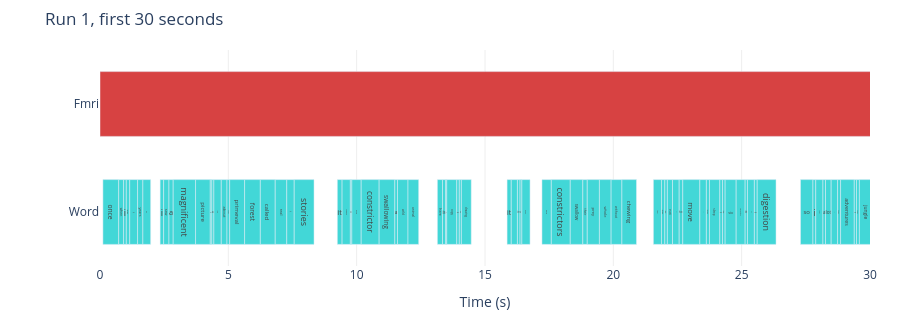

Notebook cell for this chart:
### Markdown cell above
### What is inside one timeline?

`plot_events` draws one recording as horizontal bars, one row per event type.

Two practical notes. It makes **one bar per event**, so handing it all 1,517
words of a run produces a huge, slow figure — we pass a 30-second slice
instead. And the `Fmri` event lasts the whole 564-second run, which would
stretch the x-axis and squash the words into a sliver, so we set the range
explicitly.

### Code cell
run1 = events[events.timeline == timelines[0]]
slice30 = run1[(run1.start < 30) | (run1.type == "Fmri")]

fig = viz.plot_events(slice30)
fig.update_xaxes(range=[0, 30])          # the Fmri bar spans the full run
fig.update_layout(height=320, title_text="Run 1, first 30 seconds")
fig

### Figure 1 — Plotly figure (JSON) as saved in the notebook; plotly's stock layout.template omitted (floating-point values rounded to 4 significant figures)
{"data": [{"base": [0.0], "hoverinfo": "text", "hovertext": "<b>Fmri</b><br>start: 0.00s<br>duration: 564.00s<br>lpp_en_avg49ss_run1_bold.nii.gz", "insidetextanchor": "middle", "marker": {"color": "hsl(0, 65%, 55%)"}, "orientation": "h", "showlegend": false, "text": "lpp_en_avg49ss_run1_bold.nii.gz", "textfont": {"size": 9}, "textposition": "inside", "type": "bar", "width": 0.6, "x": [564.0], "y": ["Fmri"]}, {"base": [0.1132], "hoverinfo": "text", "hovertext": "<b>Word</b><br>start: 0.11s<br>duration: 0.62s<br>once", "insidetextanchor": "middle", "marker": {"color": "hsl(180, 65%, 55%)"}, "orientation": "h", "showlegend": false, "text": "once", "textfont": {"size": 9}, "textposition": "inside", "type": "bar", "width": 0.6, "x": [0.615], "y": ["Word"]}, {"base": [0.7282], "hoverinfo": "text", "hovertext": "<b>Word</b><br>start: 0.73s<br>duration: 0.19s<br>when", "insidetextanchor": "middle", "marker": {"color": "hsl(180, 65%, 55%)"}, "orientation": "h", "showlegend": false, "text": "when", "textfont": {"size": 9}, "textposition": "inside", "type": "bar", "width": 0.6, "x": [0.1912], "y": ["Word"]}, {"base": [0.9194], "hoverinfo": "text", "hovertext": "<b>Word</b><br>start: 0.92s<br>duration: 0.11s<br>i", "insidetextanchor": "middle", "marker": {"color": "hsl(180, 65%, 55%)"}, "orientation": "h", "showlegend": false, "text": "i", "textfont": {"size": 9}, "textposition": "inside", "type": "bar", "width": 0.6, "x": [0.1055], "y": ["Word"]}, {"base": [1.025], "hoverinfo": "text", "hovertext": "<b>Word</b><br>start: 1.02s<br>duration: 0.13s<br>was", "insidetextanchor": "middle", "marker": {"color": "hsl(180, 65%, 55%)"}, "orientation": "h", "showlegend": false, "text": "was", "textfont": {"size": 9}, "textposition": "inside", "type": "bar", "width": 0.6, "x": [0.1333], "y": ["Word"]}, {"base": [1.158], "hoverinfo": "text", "hovertext": "<b>Word</b><br>start: 1.16s<br>duration: 0.31s<br>six", "insidetextanchor": "middle", "marker": {"color": "hsl(180, 65%, 55%)"}, "orientation": "h", "showlegend": false, "text": "six", "textfont": {"size": 9}, "textposition": "inside", "type": "bar", "width": 0.6, "x": [0.3059], "y": ["Word"]}, {"base": [1.464], "hoverinfo": "text", "hovertext": "<b>Word</b><br>start: 1.46s<br>duration: 0.21s<br>years", "insidetextanchor": "middle", "marker": {"color": "hsl(180, 65%, 55%)"}, "orientation": "h", "showlegend": false, "text": "years", "textfont": {"size": 9}, "textposition": "inside", "type": "bar", "width": 0.6, "x": [0.2071], "y": ["Word"]}, {"base": [1.671], "hoverinfo": "text", "hovertext": "<b>Word</b><br>start: 1.67s<br>duration: 0.30s<br>old", "insidetextanchor": "middle", "marker": {"color": "hsl(180, 65%, 55%)"}, "orientation": "h", "showlegend": false, "text": "old", "textfont": {"size": 9}, "textposition": "inside", "type": "bar", "width": 0.6, "x": [0.3017], "y": ["Word"]}, {"base": [2.342], "hoverinfo": "text", "hovertext": "<b>Word</b><br>start: 2.34s<br>duration: 0.14s<br>i", "insidetextanchor": "middle", "marker": {"color": "hsl(180, 65%, 55%)"}, "orientation": "h", "showlegend": false, "text": "i", "textfont": {"size": 9}, "textposition": "inside", "type": "bar", "width": 0.6, "x": [0.1383], "y": ["Word"]}, {"base": [2.48], "hoverinfo": "text", "hovertext": "<b>Word</b><br>start: 2.48s<br>duration: 0.21s<br>saw", "insidetextanchor": "middle", "marker": {"color": "hsl(180, 65%, 55%)"}, "orientation": "h", "showlegend": false, "text": "saw", "textfont": {"size": 9}, "textposition": "inside", "type": "bar", "width": 0.6, "x": [0.2067], "y": ["Word"]}, {"base": [2.687], "hoverinfo": "text", "hovertext": "<b>Word</b><br>start: 2.69s<br>duration: 0.16s<br>a", "insidetextanchor": "middle", "marker": {"color": "hsl(180, 65%, 55%)"}, "orientation": "h", "showlegend": false, "text": "a", "textfont": {"size": 9}, "textposition": "inside", "type": "bar", "width": 0.6, "x": [0.1644], "y": ["Word"]}, {"base": [2.851], "hoverinfo": "text", "hovertext": "<b>Word</b><br>start: 2.85s<br>duration: 0.87s<br>magnificent", "insidetextanchor": "middle", "marker": {"color": "hsl(180, 65%, 55%)"}, "orientation": "h", "showlegend": false, "text": "magnificent", "textfont": {"size": 9}, "textposition": "inside", "type": "bar", "width": 0.6, "x": [0.872], "y": ["Word"]}, {"base": [3.723], "hoverinfo": "text", "hovertext": "<b>Word</b><br>start: 3.72s<br>duration: 0.57s<br>picture", "insidetextanchor": "middle", "marker": {"color": "hsl(180, 65%, 55%)"}, "orientation": "h", "showlegend": false, "text": "picture", "textfont": {"size": 9}, "textposition": "inside", "type": "bar", "width": 0.6, "x": [0.5736], "y": ["Word"]}, {"base": [4.297], "hoverinfo": "text", "hovertext": "<b>Word</b><br>start: 4.30s<br>duration: 0.06s<br>in", "insidetextanchor": "middle", "marker": {"color": "hsl(180, 65%, 55%)"}, "orientation": "h", "showlegend": false, "text": "in", "textfont": {"size": 9}, "textposition": "inside", "type": "bar", "width": 0.6, "x": [0.06], "y": ["Word"]}, {"base": [4.357], "hoverinfo": "text", "hovertext": "<b>Word</b><br>start: 4.36s<br>duration: 0.08s<br>a", "insidetextanchor": "middle", "marker": {"color": "hsl(180, 65%, 55%)"}, "orientation": "h", "showlegend": false, "text": "a", "textfont": {"size": 9}, "textposition": "inside", "type": "bar", "width": 0.6, "x": [0.08], "y": ["Word"]}, {"base": [4.437], "hoverinfo": "text", "hovertext": "<b>Word</b><br>start: 4.44s<br>duration: 0.29s<br>book", "insidetextanchor": "middle", "marker": {"color": "hsl(180, 65%, 55%)"}, "orientation": "h", "showlegend": false, "text": "book", "textfont": {"size": 9}, "textposition": "inside", "type": "bar", "width": 0.6, "x": [0.2882], "y": ["Word"]}, {"base": [4.725], "hoverinfo": "text", "hovertext": "<b>Word</b><br>start: 4.73s<br>duration: 0.22s<br>about", "insidetextanchor": "middle", "marker": {"color": "hsl(180, 65%, 55%)"}, "orientation": "h", "showlegend": false, "text": "about", "textfont": {"size": 9}, "textposition": "inside", "type": "bar", "width": 0.6, "x": [0.2218], "y": ["Word"]}, {"base": [4.947], "hoverinfo": "text", "hovertext": "<b>Word</b><br>start: 4.95s<br>duration: 0.11s<br>the", "insidetextanchor": "middle", "marker": {"color": "hsl(180, 65%, 55%)"}, "orientation": "h", "showlegend": false, "text": "the", "textfont": {"size": 9}, "textposition": "inside", "type": "bar", "width": 0.6, "x": [0.106], "y": ["Word"]}, {"base": [5.053], "hoverinfo": "text", "hovertext": "<b>Word</b><br>start: 5.05s<br>duration: 0.58s<br>primeval", "insidetextanchor": "middle", "marker": {"color": "hsl(180, 65%, 55%)"}, "orientation": "h", "showlegend": false, "text": "primeval", "textfont": {"size": 9}, "textposition": "inside", "type": "bar", "width": 0.6, "x": [0.5813], "y": ["Word"]}, {"base": [5.634], "hoverinfo": "text", "hovertext": "<b>Word</b><br>start: 5.63s<br>duration: 0.61s<br>forest", "insidetextanchor": "middle", "marker": {"color": "hsl(180, 65%, 55%)"}, "orientation": "h", "showlegend": false, "text": "forest", "textfont": {"size": 9}, "textposition": "inside", "type": "bar", "width": 0.6, "x": [0.6127], "y": ["Word"]}, {"base": [6.247], "hoverinfo": "text", "hovertext": "<b>Word</b><br>start: 6.25s<br>duration: 0.58s<br>called", "insidetextanchor": "middle", "marker": {"color": "hsl(180, 65%, 55%)"}, "orientation": "h", "showlegend": false, "text": "called", "textfont": {"size": 9}, "textposition": "inside", "type": "bar", "width": 0.6, "x": [0.58], "y": ["Word"]}, {"base": [6.827], "hoverinfo": "text", "hovertext": "<b>Word</b><br>start: 6.83s<br>duration: 0.45s<br>real", "insidetextanchor": "middle", "marker": {"color": "hsl(180, 65%, 55%)"}, "orientation": "h", "showlegend": false, "text": "real", "textfont": {"size": 9}, "textposition": "inside", "type": "bar", "width": 0.6, "x": [0.45], "y": ["Word"]}, {"base": [7.277], "hoverinfo": "text", "hovertext": "<b>Word</b><br>start: 7.28s<br>duration: 0.29s<br>life", "insidetextanchor": "middle", "marker": {"color": "hsl(180, 65%, 55%)"}, "orientation": "h", "showlegend": false, "text": "life", "textfont": {"size": 9}, "textposition": "inside", "type": "bar", "width": 0.6, "x": [0.29], "y": ["Word"]}, {"base": [7.567], "hoverinfo": "text", "hovertext": "<b>Word</b><br>start: 7.57s<br>duration: 0.77s<br>stories", "insidetextanchor": "middle", "marker": {"color": "hsl(180, 65%, 55%)"}, "orientation": "h", "showlegend": false, "text": "stories", "textfont": {"size": 9}, "textposition": "inside", "type": "bar", "width": 0.6, "x": [0.772], "y": ["Word"]}, {"base": [9.247], "hoverinfo": "text", "hovertext": "<b>Word</b><br>start: 9.25s<br>duration: 0.19s<br>it", "insidetextanchor": "middle", "marker": {"color": "hsl(180, 65%, 55%)"}, "orientation": "h", "showlegend": false, "text": "it", "textfont": {"size": 9}, "textposition": "inside", "type": "bar", "width": 0.6, "x": [0.185], "y": ["Word"]}, {"base": [9.432], "hoverinfo": "text", "hovertext": "<b>Word</b><br>start: 9.43s<br>duration: 0.32s<br>showed", "insidetextanchor": "middle", "marker": {"color": "hsl(180, 65%, 55%)"}, "orientation": "h", "showlegend": false, "text": "showed", "textfont": {"size": 9}, "textposition": "inside", "type": "bar", "width": 0.6, "x": [0.3228], "y": ["Word"]}, {"base": [9.755], "hoverinfo": "text", "hovertext": "<b>Word</b><br>start: 9.75s<br>duration: 0.06s<br>a", "insidetextanchor": "middle", "marker": {"color": "hsl(180, 65%, 55%)"}, "orientation": "h", "showlegend": false, "text": "a", "textfont": {"size": 9}, "textposition": "inside", "type": "bar", "width": 0.6, "x": [0.0572], "y": ["Word"]}, {"base": [9.812], "hoverinfo": "text", "hovertext": "<b>Word</b><br>start: 9.81s<br>duration: 0.36s<br>boa", "insidetextanchor": "middle", "marker": {"color": "hsl(180, 65%, 55%)"}, "orientation": "h", "showlegend": false, "text": "boa", "textfont": {"size": 9}, "textposition": "inside", "type": "bar", "width": 0.6, "x": [0.3644], "y": ["Word"]}, {"base": [10.18], "hoverinfo": "text", "hovertext": "<b>Word</b><br>start: 10.18s<br>duration: 0.70s<br>constrictor", "insidetextanchor": "middle", "marker": {"color": "hsl(180, 65%, 55%)"}, "orientation": "h", "showlegend": false, "text": "constrictor", "textfont": {"size": 9}, "textposition": "inside", "type": "bar", "width": 0.6, "x": [0.6993], "y": ["Word"]}, {"base": [10.88], "hoverinfo": "text", "hovertext": "<b>Word</b><br>start: 10.88s<br>duration: 0.61s<br>swallowing", "insidetextanchor": "middle", "marker": {"color": "hsl(180, 65%, 55%)"}, "orientation": "h", "showlegend": false, "text": "swallowing", "textfont": {"size": 9}, "textposition": "inside", "type": "bar", "width": 0.6, "x": [0.6111], "y": ["Word"]}, {"base": [11.49], "hoverinfo": "text", "hovertext": "<b>Word</b><br>start: 11.49s<br>duration: 0.11s<br>a", "insidetextanchor": "middle", "marker": {"color": "hsl(180, 65%, 55%)"}, "orientation": "h", "showlegend": false, "text": "a", "textfont": {"size": 9}, "textposition": "inside", "type": "bar", "width": 0.6, "x": [0.1052], "y": ["Word"]}, {"base": [11.59], "hoverinfo": "text", "hovertext": "<b>Word</b><br>start: 11.59s<br>duration: 0.41s<br>wild", "insidetextanchor": "middle", "marker": {"color": "hsl(180, 65%, 55%)"}, "orientation": "h", "showlegend": false, "text": "wild", "textfont": {"size": 9}, "textposition": "inside", "type": "bar", "width": 0.6, "x": [0.4079], "y": ["Word"]}, {"base": [12.0], "hoverinfo": "text", "hovertext": "<b>Word</b><br>start: 12.00s<br>duration: 0.42s<br>animal", "insidetextanchor": "middle", "marker": {"color": "hsl(180, 65%, 55%)"}, "orientation": "h", "showlegend": false, "text": "animal", "textfont": {"size": 9}, "textposition": "inside", "type": "bar", "width": 0.6, "x": [0.4162], "y": ["Word"]}, {"base": [13.14], "hoverinfo": "text", "hovertext": "<b>Word</b><br>start: 13.14s<br>duration: 0.20s<br>here", "insidetextanchor": "middle", "marker": {"color": "hsl(180, 65%, 55%)"}, "orientation": "h", "showlegend": false, "text": "here", "textfont": {"size": 9}, "textposition": "inside", "type": "bar", "width": 0.6, "x": [0.1992], "y": ["Word"]}, {"base": [13.34], "hoverinfo": "text", "hovertext": "<b>Word</b><br>start: 13.34s<br>duration: 0.13s<br>is", "insidetextanchor": "middle", "marker": {"color": "hsl(180, 65%, 55%)"}, "orientation": "h", "showlegend": false, "text": "is", "textfont": {"size": 9}, "textposition": "inside", "type": "bar", "width": 0.6, "x": [0.1258], "y": ["Word"]}, {"base": [13.47], "hoverinfo": "text", "hovertext": "<b>Word</b><br>start: 13.47s<br>duration: 0.04s<br>a", "insidetextanchor": "middle", "marker": {"color": "hsl(180, 65%, 55%)"}, "orientation": "h", "showlegend": false, "text": "a", "textfont": {"size": 9}, "textposition": "inside", "type": "bar", "width": 0.6, "x": [0.04], "y": ["Word"]}, {"base": [13.51], "hoverinfo": "text", "hovertext": "<b>Word</b><br>start: 13.51s<br>duration: 0.39s<br>copy", "insidetextanchor": "middle", "marker": {"color": "hsl(180, 65%, 55%)"}, "orientation": "h", "showlegend": false, "text": "copy", "textfont": {"size": 9}, "textposition": "inside", "type": "bar", "width": 0.6, "x": [0.3906], "y": ["Word"]}, {"base": [13.9], "hoverinfo": "text", "hovertext": "<b>Word</b><br>start: 13.90s<br>duration: 0.10s<br>of", "insidetextanchor": "middle", "marker": {"color": "hsl(180, 65%, 55%)"}, "orientation": "h", "showlegend": false, "text": "of", "textfont": {"size": 9}, "textposition": "inside", "type": "bar", "width": 0.6, "x": [0.09941], "y": ["Word"]}, {"base": [14.0], "hoverinfo": "text", "hovertext": "<b>Word</b><br>start: 14.00s<br>duration: 0.08s<br>the", "insidetextanchor": "middle", "marker": {"color": "hsl(180, 65%, 55%)"}, "orientation": "h", "showlegend": false, "text": "the", "textfont": {"size": 9}, "textposition": "inside", "type": "bar", "width": 0.6, "x": [0.08], "y": ["Word"]}, {"base": [14.08], "hoverinfo": "text", "hovertext": "<b>Word</b><br>start: 14.08s<br>duration: 0.38s<br>drawing", "insidetextanchor": "middle", "marker": {"color": "hsl(180, 65%, 55%)"}, "orientation": "h", "showlegend": false, "text": "drawing", "textfont": {"size": 9}, "textposition": "inside", "type": "bar", "width": 0.6, "x": [0.3843], "y": ["Word"]}, {"base": [15.86], "hoverinfo": "text", "hovertext": "<b>Word</b><br>start: 15.86s<br>duration: 0.16s<br>it", "insidetextanchor": "middle", "marker": {"color": "hsl(180, 65%, 55%)"}, "orientation": "h", "showlegend": false, "text": "it", "textfont": {"size": 9}, "textposition": "inside", "type": "bar", "width": 0.6, "x": [0.1628], "y": ["Word"]}, {"base": [16.02], "hoverinfo": "text", "hovertext": "<b>Word</b><br>start: 16.02s<br>duration: 0.24s<br>said", "insidetextanchor": "middle", "marker": {"color": "hsl(180, 65%, 55%)"}, "orientation": "h", "showlegend": false, "text": "said", "textfont": {"size": 9}, "textposition": "inside", "type": "bar", "width": 0.6, "x": [0.2408], "y": ["Word"]}, {"base": [16.26], "hoverinfo": "text", "hovertext": "<b>Word</b><br>start: 16.26s<br>duration: 0.10s<br>in", "insidetextanchor": "middle", "marker": {"color": "hsl(180, 65%, 55%)"}, "orientation": "h", "showlegend": false, "text": "in", "textfont": {"size": 9}, "textposition": "inside", "type": "bar", "width": 0.6, "x": [0.1014], "y": ["Word"]}, {"base": [16.37], "hoverinfo": "text", "hovertext": "<b>Word</b><br>start: 16.37s<br>duration: 0.07s<br>the", "insidetextanchor": "middle", "marker": {"color": "hsl(180, 65%, 55%)"}, "orientation": "h", "showlegend": false, "text": "the", "textfont": {"size": 9}, "textposition": "inside", "type": "bar", "width": 0.6, "x": [0.07113], "y": ["Word"]}, {"base": [16.44], "hoverinfo": "text", "hovertext": "<b>Word</b><br>start: 16.44s<br>duration: 0.32s<br>book", "insidetextanchor": "middle", "marker": {"color": "hsl(180, 65%, 55%)"}, "orientation": "h", "showlegend": false, "text": "book", "textfont": {"size": 9}, "textposition": "inside", "type": "bar", "width": 0.6, "x": [0.3186], "y": ["Word"]}, {"base": [17.22], "hoverinfo": "text", "hovertext": "<b>Word</b><br>start: 17.22s<br>duration: 0.37s<br>boa", "insidetextanchor": "middle", "marker": {"color": "hsl(180, 65%, 55%)"}, "orientation": "h", "showlegend": false, "text": "boa", "textfont": {"size": 9}, "textposition": "inside", "type": "bar", "width": 0.6, "x": [0.365], "y": ["Word"]}, {"base": [17.58], "hoverinfo": "text", "hovertext": "<b>Word</b><br>start: 17.58s<br>duration: 0.74s<br>constrictors", "insidetextanchor": "middle", "marker": {"color": "hsl(180, 65%, 55%)"}, "orientation": "h", "showlegend": false, "text": "constrictors", "textfont": {"size": 9}, "textposition": "inside", "type": "bar", "width": 0.6, "x": [0.7379], "y": ["Word"]}, {"base": [18.32], "hoverinfo": "text", "hovertext": "<b>Word</b><br>start: 18.32s<br>duration: 0.49s<br>swallow", "insidetextanchor": "middle", "marker": {"color": "hsl(180, 65%, 55%)"}, "orientation": "h", "showlegend": false, "text": "swallow", "textfont": {"size": 9}, "textposition": "inside", "type": "bar", "width": 0.6, "x": [0.49], "y": ["Word"]}, {"base": [18.81], "hoverinfo": "text", "hovertext": "<b>Word</b><br>start: 18.81s<br>duration: 0.17s<br>their", "insidetextanchor": "middle", "marker": {"color": "hsl(180, 65%, 55%)"}, "orientation": "h", "showlegend": false, "text": "their", "textfont": {"size": 9}, "textposition": "inside", "type": "bar", "width": 0.6, "x": [0.1721], "y": ["Word"]}, {"base": [18.98], "hoverinfo": "text", "hovertext": "<b>Word</b><br>start: 18.98s<br>duration: 0.47s<br>prey", "insidetextanchor": "middle", "marker": {"color": "hsl(180, 65%, 55%)"}, "orientation": "h", "showlegend": false, "text": "prey", "textfont": {"size": 9}, "textposition": "inside", "type": "bar", "width": 0.6, "x": [0.4735], "y": ["Word"]}, {"base": [19.46], "hoverinfo": "text", "hovertext": "<b>Word</b><br>start: 19.46s<br>duration: 0.46s<br>whole", "insidetextanchor": "middle", "marker": {"color": "hsl(180, 65%, 55%)"}, "orientation": "h", "showlegend": false, "text": "whole", "textfont": {"size": 9}, "textposition": "inside", "type": "bar", "width": 0.6, "x": [0.4558], "y": ["Word"]}, {"base": [19.91], "hoverinfo": "text", "hovertext": "<b>Word</b><br>start: 19.91s<br>duration: 0.42s<br>without", "insidetextanchor": "middle", "marker": {"color": "hsl(180, 65%, 55%)"}, "orientation": "h", "showlegend": false, "text": "without", "textfont": {"size": 9}, "textposition": "inside", "type": "bar", "width": 0.6, "x": [0.4207], "y": ["Word"]}, {"base": [20.33], "hoverinfo": "text", "hovertext": "<b>Word</b><br>start: 20.33s<br>duration: 0.57s<br>chewing", "insidetextanchor": "middle", "marker": {"color": "hsl(180, 65%, 55%)"}, "orientation": "h", "showlegend": false, "text": "chewing", "textfont": {"size": 9}, "textposition": "inside", "type": "bar", "width": 0.6, "x": [0.5682], "y": ["Word"]}, {"base": [21.56], "hoverinfo": "text", "hovertext": "<b>Word</b><br>start: 21.56s<br>duration: 0.32s<br>then", "insidetextanchor": "middle", "marker": {"color": "hsl(180, 65%, 55%)"}, "orientation": "h", "showlegend": false, "text": "then", "textfont": {"size": 9}, "textposition": "inside", "type": "bar", "width": 0.6, "x": [0.315], "y": ["Word"]}, {"base": [21.88], "hoverinfo": "text", "hovertext": "<b>Word</b><br>start: 21.88s<br>duration: 0.13s<br>they", "insidetextanchor": "middle", "marker": {"color": "hsl(180, 65%, 55%)"}, "orientation": "h", "showlegend": false, "text": "they", "textfont": {"size": 9}, "textposition": "inside", "type": "bar", "width": 0.6, "x": [0.1304], "y": ["Word"]}, {"base": [22.01], "hoverinfo": "text", "hovertext": "<b>Word</b><br>start: 22.01s<br>duration: 0.10s<br>are", "insidetextanchor": "middle", "marker": {"color": "hsl(180, 65%, 55%)"}, "orientation": "h", "showlegend": false, "text": "are", "textfont": {"size": 9}, "textposition": "inside", "type": "bar", "width": 0.6, "x": [0.09961], "y": ["Word"]}, {"base": [22.11], "hoverinfo": "text", "hovertext": "<b>Word</b><br>start: 22.11s<br>duration: 0.20s<br>not", "insidetextanchor": "middle", "marker": {"color": "hsl(180, 65%, 55%)"}, "orientation": "h", "showlegend": false, "text": "not", "textfont": {"size": 9}, "textposition": "inside", "type": "bar", "width": 0.6, "x": [0.2], "y": ["Word"]}, {"base": [22.31], "hoverinfo": "text", "hovertext": "<b>Word</b><br>start: 22.31s<br>duration: 0.26s<br>able", "insidetextanchor": "middle", "marker": {"color": "hsl(180, 65%, 55%)"}, "orientation": "h", "showlegend": false, "text": "able", "textfont": {"size": 9}, "textposition": "inside", "type": "bar", "width": 0.6, "x": [0.26], "y": ["Word"]}, {"base": [22.57], "hoverinfo": "text", "hovertext": "<b>Word</b><br>start: 22.57s<br>duration: 0.14s<br>to", "insidetextanchor": "middle", "marker": {"color": "hsl(180, 65%, 55%)"}, "orientation": "h", "showlegend": false, "text": "to", "textfont": {"size": 9}, "textposition": "inside", "type": "bar", "width": 0.6, "x": [0.14], "y": ["Word"]}, {"base": [22.71], "hoverinfo": "text", "hovertext": "<b>Word</b><br>start: 22.71s<br>duration: 0.67s<br>move", "insidetextanchor": "middle", "marker": {"color": "hsl(180, 65%, 55%)"}, "orientation": "h", "showlegend": false, "text": "move", "textfont": {"size": 9}, "textposition": "inside", "type": "bar", "width": 0.6, "x": [0.6653], "y": ["Word"]}, {"base": [23.37], "hoverinfo": "text", "hovertext": "<b>Word</b><br>start: 23.37s<br>duration: 0.25s<br>and", "insidetextanchor": "middle", "marker": {"color": "hsl(180, 65%, 55%)"}, "orientation": "h", "showlegend": false, "text": "and", "textfont": {"size": 9}, "textposition": "inside", "type": "bar", "width": 0.6, "x": [0.2547], "y": ["Word"]}, {"base": [23.63], "hoverinfo": "text", "hovertext": "<b>Word</b><br>start: 23.63s<br>duration: 0.12s<br>they", "insidetextanchor": "middle", "marker": {"color": "hsl(180, 65%, 55%)"}, "orientation": "h", "showlegend": false, "text": "they", "textfont": {"size": 9}, "textposition": "inside", "type": "bar", "width": 0.6, "x": [0.1198], "y": ["Word"]}, {"base": [23.75], "hoverinfo": "text", "hovertext": "<b>Word</b><br>start: 23.75s<br>duration: 0.40s<br>sleep", "insidetextanchor": "middle", "marker": {"color": "hsl(180, 65%, 55%)"}, "orientation": "h", "showlegend": false, "text": "sleep", "textfont": {"size": 9}, "textposition": "inside", "type": "bar", "width": 0.6, "x": [0.4041], "y": ["Word"]}, {"base": [24.15], "hoverinfo": "text", "hovertext": "<b>Word</b><br>start: 24.15s<br>duration: 0.11s<br>for", "insidetextanchor": "middle", "marker": {"color": "hsl(180, 65%, 55%)"}, "orientation": "h", "showlegend": false, "text": "for", "textfont": {"size": 9}, "textposition": "inside", "type": "bar", "width": 0.6, "x": [0.1061], "y": ["Word"]}, {"base": [24.26], "hoverinfo": "text", "hovertext": "<b>Word</b><br>start: 24.26s<br>duration: 0.10s<br>the", "insidetextanchor": "middle", "marker": {"color": "hsl(180, 65%, 55%)"}, "orientation": "h", "showlegend": false, "text": "the", "textfont": {"size": 9}, "textposition": "inside", "type": "bar", "width": 0.6, "x": [0.1], "y": ["Word"]}, {"base": [24.36], "hoverinfo": "text", "hovertext": "<b>Word</b><br>start: 24.36s<br>duration: 0.43s<br>six", "insidetextanchor": "middle", "marker": {"color": "hsl(180, 65%, 55%)"}, "orientation": "h", "showlegend": false, "text": "six", "textfont": {"size": 9}, "textposition": "inside", "type": "bar", "width": 0.6, "x": [0.43], "y": ["Word"]}, {"base": [24.79], "hoverinfo": "text", "hovertext": "<b>Word</b><br>start: 24.79s<br>duration: 0.35s<br>months", "insidetextanchor": "middle", "marker": {"color": "hsl(180, 65%, 55%)"}, "orientation": "h", "showlegend": false, "text": "months", "textfont": {"size": 9}, "textposition": "inside", "type": "bar", "width": 0.6, "x": [0.3494], "y": ["Word"]}, {"base": [25.14], "hoverinfo": "text", "hovertext": "<b>Word</b><br>start: 25.14s<br>duration: 0.09s<br>it", "insidetextanchor": "middle", "marker": {"color": "hsl(180, 65%, 55%)"}, "orientation": "h", "showlegend": false, "text": "it", "textfont": {"size": 9}, "textposition": "inside", "type": "bar", "width": 0.6, "x": [0.0906], "y": ["Word"]}, {"base": [25.23], "hoverinfo": "text", "hovertext": "<b>Word</b><br>start: 25.23s<br>duration: 0.27s<br>takes", "insidetextanchor": "middle", "marker": {"color": "hsl(180, 65%, 55%)"}, "orientation": "h", "showlegend": false, "text": "takes", "textfont": {"size": 9}, "textposition": "inside", "type": "bar", "width": 0.6, "x": [0.27], "y": ["Word"]}, {"base": [25.5], "hoverinfo": "text", "hovertext": "<b>Word</b><br>start: 25.50s<br>duration: 0.11s<br>for", "insidetextanchor": "middle", "marker": {"color": "hsl(180, 65%, 55%)"}, "orientation": "h", "showlegend": false, "text": "for", "textfont": {"size": 9}, "textposition": "inside", "type": "bar", "width": 0.6, "x": [0.11], "y": ["Word"]}, {"base": [25.61], "hoverinfo": "text", "hovertext": "<b>Word</b><br>start: 25.61s<br>duration: 0.73s<br>digestion", "insidetextanchor": "middle", "marker": {"color": "hsl(180, 65%, 55%)"}, "orientation": "h", "showlegend": false, "text": "digestion", "textfont": {"size": 9}, "textposition": "inside", "type": "bar", "width": 0.6, "x": [0.7335], "y": ["Word"]}, {"base": [27.29], "hoverinfo": "text", "hovertext": "<b>Word</b><br>start: 27.29s<br>duration: 0.48s<br>so", "insidetextanchor": "middle", "marker": {"color": "hsl(180, 65%, 55%)"}, "orientation": "h", "showlegend": false, "text": "so", "textfont": {"size": 9}, "textposition": "inside", "type": "bar", "width": 0.6, "x": [0.4849], "y": ["Word"]}, {"base": [27.78], "hoverinfo": "text", "hovertext": "<b>Word</b><br>start: 27.78s<br>duration: 0.11s<br>i", "insidetextanchor": "middle", "marker": {"color": "hsl(180, 65%, 55%)"}, "orientation": "h", "showlegend": false, "text": "i", "textfont": {"size": 9}, "textposition": "inside", "type": "bar", "width": 0.6, "x": [0.1101], "y": ["Word"]}, {"base": [27.89], "hoverinfo": "text", "hovertext": "<b>Word</b><br>start: 27.89s<br>duration: 0.28s<br>thought", "insidetextanchor": "middle", "marker": {"color": "hsl(180, 65%, 55%)"}, "orientation": "h", "showlegend": false, "text": "thought", "textfont": {"size": 9}, "textposition": "inside", "type": "bar", "width": 0.6, "x": [0.28], "y": ["Word"]}, {"base": [28.17], "hoverinfo": "text", "hovertext": "<b>Word</b><br>start: 28.17s<br>duration: 0.10s<br>a", "insidetextanchor": "middle", "marker": {"color": "hsl(180, 65%, 55%)"}, "orientation": "h", "showlegend": false, "text": "a", "textfont": {"size": 9}, "textposition": "inside", "type": "bar", "width": 0.6, "x": [0.09942], "y": ["Word"]}, {"base": [28.27], "hoverinfo": "text", "hovertext": "<b>Word</b><br>start: 28.27s<br>duration: 0.22s<br>lot", "insidetextanchor": "middle", "marker": {"color": "hsl(180, 65%, 55%)"}, "orientation": "h", "showlegend": false, "text": "lot", "textfont": {"size": 9}, "textposition": "inside", "type": "bar", "width": 0.6, "x": [0.2206], "y": ["Word"]}, {"base": [28.49], "hoverinfo": "text", "hovertext": "<b>Word</b><br>start: 28.49s<br>duration: 0.25s<br>about", "insidetextanchor": "middle", "marker": {"color": "hsl(180, 65%, 55%)"}, "orientation": "h", "showlegend": false, "text": "about", "textfont": {"size": 9}, "textposition": "inside", "type": "bar", "width": 0.6, "x": [0.25], "y": ["Word"]}, {"base": [28.74], "hoverinfo": "text", "hovertext": "<b>Word</b><br>start: 28.74s<br>duration: 0.12s<br>the", "insidetextanchor": "middle", "marker": {"color": "hsl(180, 65%, 55%)"}, "orientation": "h", "showlegend": false, "text": "the", "textfont": {"size": 9}, "textposition": "inside", "type": "bar", "width": 0.6, "x": [0.1175], "y": ["Word"]}, {"base": [28.85], "hoverinfo": "text", "hovertext": "<b>Word</b><br>start: 28.85s<br>duration: 0.53s<br>adventures", "insidetextanchor": "middle", "marker": {"color": "hsl(180, 65%, 55%)"}, "orientation": "h", "showlegend": false, "text": "adventures", "textfont": {"size": 9}, "textposition": "inside", "type": "bar", "width": 0.6, "x": [0.533], "y": ["Word"]}, {"base": [29.39], "hoverinfo": "text", "hovertext": "<b>Word</b><br>start: 29.39s<br>duration: 0.09s<br>of", "insidetextanchor": "middle", "marker": {"color": "hsl(180, 65%, 55%)"}, "orientation": "h", "showlegend": false, "text": "of", "textfont": {"size": 9}, "textposition": "inside", "type": "bar", "width": 0.6, "x": [0.0869], "y": ["Word"]}, {"base": [29.47], "hoverinfo": "text", "hovertext": "<b>Word</b><br>start: 29.47s<br>duration: 0.11s<br>the", "insidetextanchor": "middle", "marker": {"color": "hsl(180, 65%, 55%)"}, "orientation": "h", "showlegend": false, "text": "the", "textfont": {"size": 9}, "textposition": "inside", "type": "bar", "width": 0.6, "x": [0.1126], "y": ["Word"]}, {"base": [29.59], "hoverinfo": "text", "hovertext": "<b>Word</b><br>start: 29.59s<br>duration: 0.51s<br>jungle", "insidetextanchor": "middle", "marker": {"color": "hsl(180, 65%, 55%)"}, "orientation": "h", "showlegend": false, "text": "jungle", "textfont": {"size": 9}, "textposition": "inside", "type": "bar", "width": 0.6, "x": [0.5142], "y": ["Word"]}], "layout": {"barmode": "overlay", "height": 320, "margin": {"b": 50, "l": 100, "r": 30, "t": 50}, "plot_bgcolor": "white", "title": {"text": "Run 1, first 30 seconds"}, "xaxis": {"gridcolor": "#eee", "range": [0, 30], "showgrid": true, "title": {"text": "Time (s)"}}, "yaxis": {"categoryarray": ["Word", "Fmri"], "categoryorder": "array", "showgrid": false}}}
